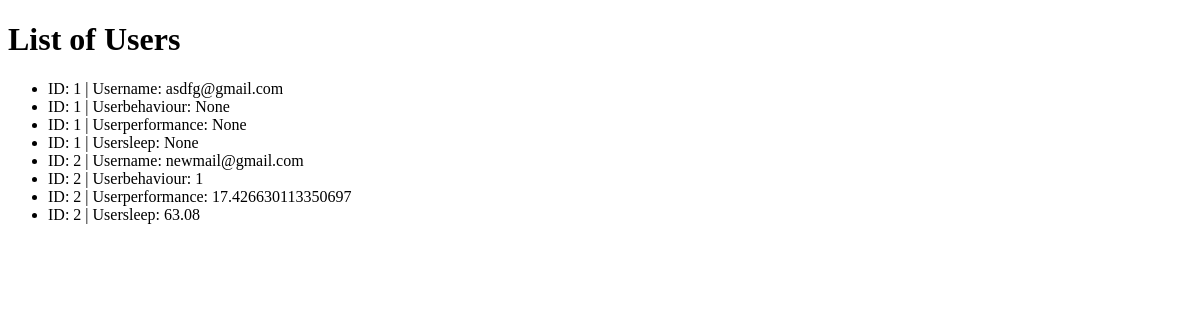
Page /usersprofile on the earlier database version.
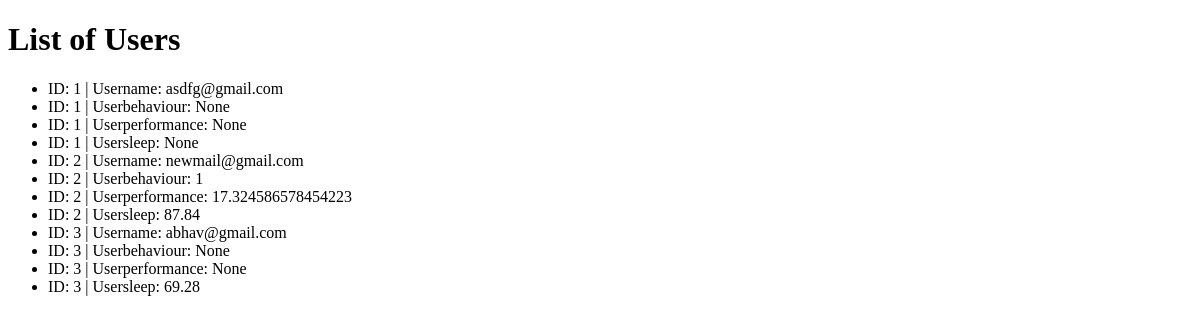
Same page on the later database version.
### model.py (models this page shows)
class UserProfile(db.Model):
    id=db.Column(db.Integer,primary_key=True)
    username = db.Column(db.String(100), unique=True, nullable=False)
    behaviour=db.Column(db.Integer,nullable=True)
    sleep=db.Column(db.Integer,nullable=True)
    performance=db.Column(db.Integer,nullable=True)

### app.py (the view)
@app.route('/usersprofile')
def show_users_profile():
    users = UserProfile.query.all()
    return render_template('userprofile.html', users=users)

### templates/userprofile.html (shortened to what this page needs)
<!DOCTYPE html>
<html>
<head>
</head>
<body>
    <h1>List of Users</h1>
    <ul>
        {% for user in users %}
            <li>ID: {{ user.id }} | Username: {{ user.username }}</li>
            <li>ID: {{ user.id }} | Userbehaviour: {{ user.behaviour }}</li>
            <li>ID: {{ user.id }} | Userperformance: {{ user.performance }}</li>
            <li>ID: {{ user.id }} | Usersleep: {{ user.sleep }}</li>
        {% endfor %}
    </ul>
</body>
</html>

Differences in the rows shown:
changed UserProfile "newmail@gmail.com": performance "17.426630113350697" → "17.324586578454223"; sleep "63.08" → "87.84"
added UserProfile: id "3", username "abhav@gmail.com", behaviour "None", performance "None", sleep "69.28"
